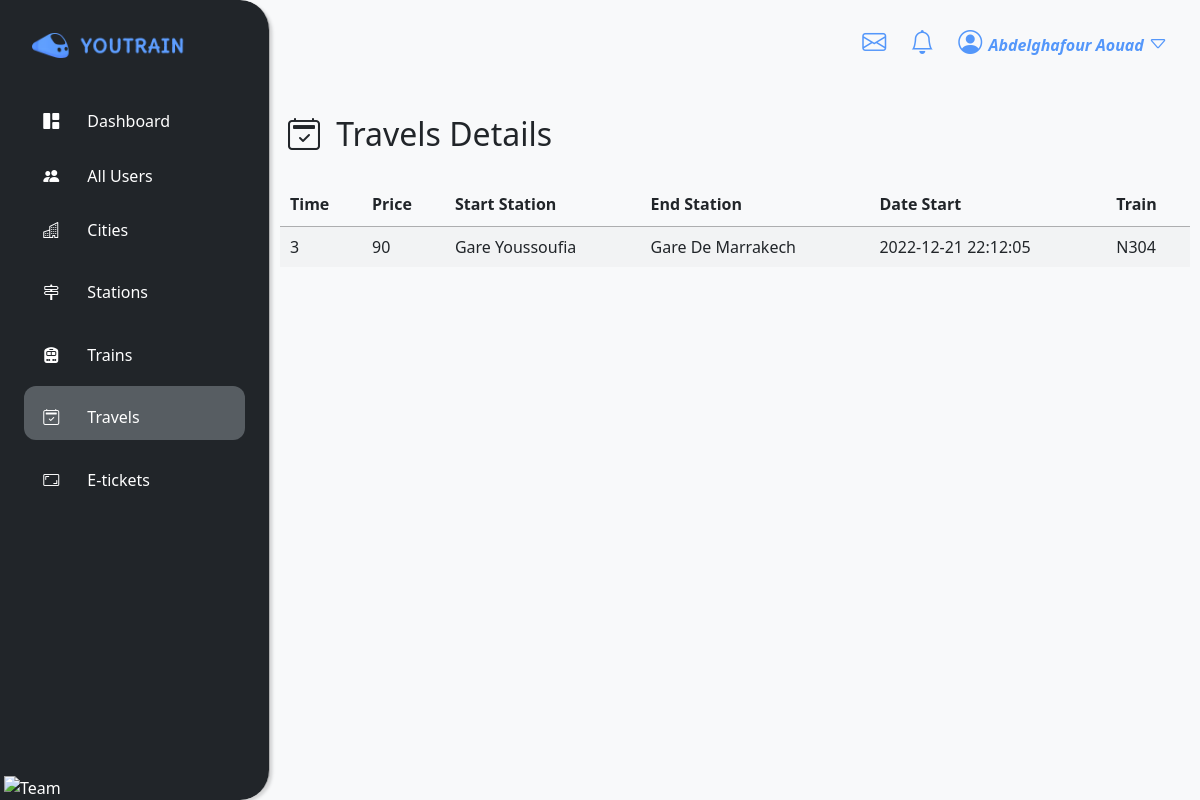
Screenshot of /traveldetails.php?id=1 (signed in) with the database file from the repository.
### tables this page shows
CREATE TABLE IF NOT EXISTS `travels` (
  `id` int NOT NULL AUTO_INCREMENT,
  `time` float NOT NULL,
  `price` float NOT NULL,
  `seat` int NOT NULL DEFAULT '0',
  `start_station_id` int NOT NULL,
  `end_station_id` int NOT NULL,
  `date_start` timestamp NOT NULL,
  `created_at` timestamp NOT NULL DEFAULT CURRENT_TIMESTAMP,
  `updated_at` timestamp NOT NULL DEFAULT CURRENT_TIMESTAMP,
  `created_by` int NOT NULL,
  `updated_by` int DEFAULT NULL,
  `train_id` int NOT NULL,
  PRIMARY KEY (`id`)
);

CREATE TABLE IF NOT EXISTS `stations` (
  `id` int NOT NULL AUTO_INCREMENT,
  `name` varchar(60) NOT NULL,
  `address` text NOT NULL,
  `capacity` int NOT NULL,
  `city_id` int NOT NULL,
  PRIMARY KEY (`id`)
);

CREATE TABLE IF NOT EXISTS `trains` (
  `id` int NOT NULL AUTO_INCREMENT,
  `name` varchar(60) NOT NULL,
  `capacity` int NOT NULL,
  `type_id` int NOT NULL,
  PRIMARY KEY (`id`)
);

### models/connection.php (called while the page is built, shortened)
<?php
class Connection
{
      private $serv = 'localhost';
      private $user = 'root';
      private $pass = '';
      private $bd = 'youtrain';
      private function pdoConnection()
      {
            $con = new PDO('mysql:host=' . $this->serv . ';dbname=' . $this->bd, $this->user, $this->pass);
            $con->setAttribute(PDO::ATTR_DEFAULT_FETCH_MODE, PDO::FETCH_ASSOC);
            try {
                  return $con;
            } catch (PDOException $e) {
                  echo 'Database Error: ' . $e->getMessage();
            }
      }
      public function connect()
      {
            return $this->pdoConnection();
      }
}

### models/traveldetail.php (called while the page is built)
<?php
require_once 'connection.php';
class TravelDetail extends Connection
{
    public $id;
    function __construct($id = null)
    {
        $this->id  = $id;
    }
    function setId($id)
    {
        $this->id = $id;
    }
    public function allTravelDetails()
    {
        $sql = "SELECT travels.*,
                trains.name as train,
                start_station.name as station_start,
                end_station.name as station_end
                from travels
                inner join stations as start_station on start_station.id = travels.start_station_id
                inner join stations as end_station on end_station.id = travels.end_station_id
                inner join trains on trains.id = travels.train_id
                inner join bookings on bookings.travel_id = travels.id
                WHERE travels.id = ?";
        $stmt = $this->connect()->prepare($sql);
        $stmt->execute([$this->id]);
        $result = $stmt->fetch();
        return $result;
    }
}

### views/allTraveldetails.php (the view, shortened to what this page needs)
<?php
include_once './models/traveldetail.php';
if (isset($_GET['id'])) {
    extract($_GET);
    $travel = new TravelDetail();
    $travel->setId($id);
    $travels = $travel->allTravelDetails();
}
?>
<table id="data-table" class="display dataTable" style="width: 100%" aria-describedby="example_info">
    <thead>
        <tr>
            <th>Time</th>
            <th>Price</th>
            <th>Start Station</th>
            <th>End Station</th>
            <th>Date Start</th>
            <th>Train</th>
        </tr>
    </thead>
    <tbody>
        <tr class="odd">
            <td class=""><?= $travels["time"] ?></td>
            <td class=""><?= $travels["price"] ?></td>
            <td class=""><?= $travels["station_start"] ?></td>
            <td class=""><?= $travels["station_end"] ?></td>
            <td class=""><?= $travels["date_start"] ?></td>
            <td class=""><?= $travels["train"] ?></td>
        </tr>
    </tbody>
</table>

### assets/css/style.css (style rules this page uses)
* { margin: 0; padding: 0; box-sizing: border-box; }
body { overflow-x: hidden; }
body { background-color: #dadde6 }

### rows the page displays
travels: time "3", price "90", stations.name "Gare Youssoufia", stations.name "Gare De Marrakech", date_start "2022-12-21 22:12:05", train.name "N304"

### other values shown
$_SESSION['first_name'] "Abdelghafour"
$_SESSION['last_name'] "Aouad"
